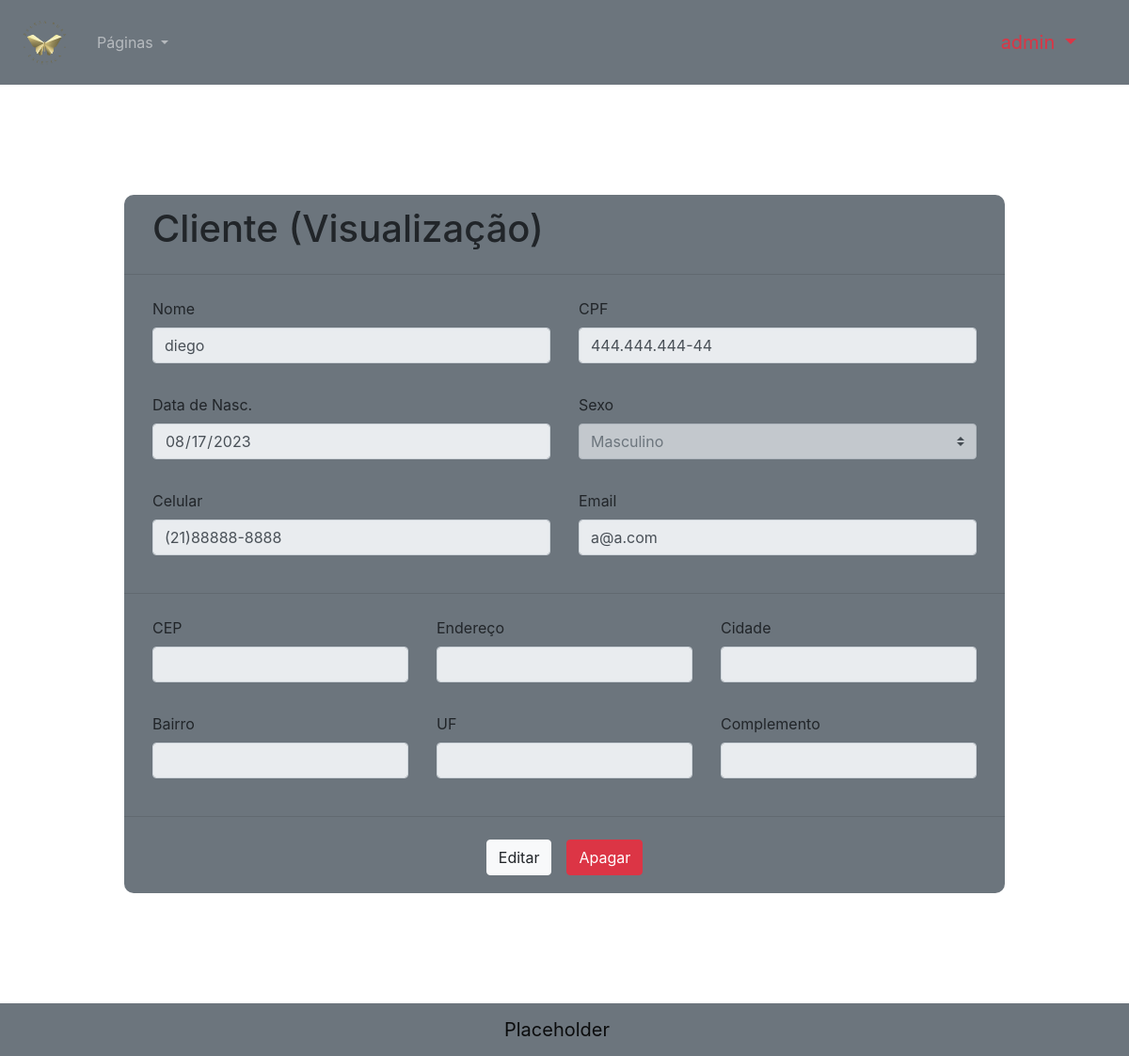
The page /person/5/ (signed in) on the database its author committed.
### main/models.py (models this page shows, shortened)
class Person(models.Model):
    name = models.CharField(max_length=50)
    cpf = models.CharField(max_length=14)
    birth_date = models.DateField()
    gender = models.ForeignKey("Gender", null=True, blank=True, on_delete=models.SET_NULL)
    phone = models.CharField(max_length=14)
    cellphone = models.CharField(max_length=15)
    email = models.EmailField(max_length=128)
    cep = models.CharField(max_length=9, null=True, blank=True)
    address = models.CharField(max_length=100, null=True, blank=True)
    city = models.CharField(max_length=30, null=True, blank=True)
    district = models.CharField(max_length=30, null=True, blank=True)
    UF = models.CharField(max_length=2, null=True, blank=True)
    complement = models.CharField(max_length=30, null=True, blank=True)
    class Meta:
        verbose_name = 'Cliente'
        verbose_name_plural = 'Clientes'

### main/views.py (the view, shortened to what this page needs)
# urls.py: path("person/<int:person_id>/", views.ViewPerson, name="view_person"),
@login_required(login_url="/login/")
def ViewPerson(request, person_id):
    person = get_object_or_404(Person, pk=person_id)
    gender_list = Gender.objects.all().order_by('-pk')
    context = {
        "perms":request.user.get_all_permissions(),
        "username" : request.user,
        "person" : person,
        "gender_list":gender_list
    }
    return render(request, "html/view_person.html", context)

### main/templates/html/view_person.html (shortened to what this page needs)
{% extends "./main.html" %}
{% load static %}
    {% block body %}
    <div class="container-fluid">
        <form id="personForm" action="{% url 'view_person' person.pk %}" method="post" class="box bg-secondary">
            <div class="col row">
                <h1 class="col align-self-center">Cliente (Visualização)</h1>
            </div>
            <hr width="100" class="w-100">
            <div class="col row justify-content-lg-around justify-content-lg-between py-2">
                <div class="col-6 d-flex flex-column form-group">
                    <label for="Nome">Nome</label>
                    <input class="form-control" disabled value="{{person.name}}" id="Nome" name="Nome" type="text" >
                </div>
                <div class="col-6 d-flex flex-column form-group">
                    <label for="CPF">CPF</label>
                    <input class="form-control" disabled value="{{person.cpf}}" id="CPF" name="CPF" type="text">
                </div>
            </div>
            <div class="col row justify-content-lg-around justify-content-center py-2">
                <div class="col-6 d-flex flex-column form-group">
                    <label for="Nascimento">Data de Nasc.</label>
                    <input class="form-control" disabled value={{person.birth_date|date:"Y-m-d"}} id="Nascimento" name="Nascimento" type="date">
                </div>
                <div class="col-6 d-flex flex-column form-group">
                    <label for="Sexo">Sexo</label>
                    <select class="custom-select" id="Sexo" name="Sexo" value={{person.gender.pk}} disabled>
                        {% for gender in gender_list %}
                            {% if gender.pk == person.gender.pk %}
                            <option value={{gender.pk}} selected>{{gender.name}}</option>
                            {% else %}
                            <option value={{gender.pk}}>{{gender.name}}</option>
                            {% endif %}
                        {% endfor %}
                    </select>
                </div>
            </div>
            <div class="col row justify-content-lg-around justify-content-center py-2">
                <div class="col-6 d-flex flex-column form-group">
                    <label for="Celular">Celular</label>
                    <input class="form-control" disabled value="{{person.cellphone}}" id="Celular" name="Celular" type="text">
                </div>
                <div class="col-6 d-flex flex-column form-group">
                    <label for="Email">Email</label>
                    <input class="form-control" disabled value="{{person.email}}" id="Email" name="Email" type="text">
                </div>
            </div>
            <hr width="100" class="w-100">
            <div class="col row justify-content-lg-around justify-content-center py-2">
                <div class="col-4 d-flex flex-column form-group">
                    <label for="CEP">CEP</label>
                    <input class="form-control" disabled value="{{person.cep}}" id="CEP" name="CEP" type="text">
                </div>
                <div class="col-4 d-flex flex-column form-group">
                    <label for="Endereço">Endereço</label>
                    <input class="form-control" disabled value="{{person.address}}" id="Endereço" name="Endereço" type="text">
                </div>
                <div class="col-4 d-flex flex-column form-group">
                    <label for="Cidade">Cidade</label>
                    <input class="form-control" disabled value="{{person.city}}" id="Cidade" name="Cidade" type="text">
                </div>
            </div>
            <div class="col row justify-content-lg-around justify-content-center py-2">
                <div class="col-4 d-flex flex-column form-group">
                    <label for="Distrito">Bairro</label>
                    <input class="form-control" disabled value="{{person.district}}" id="Distrito" name="Distrito" type="text">
                </div>
                <div class="col-4 d-flex flex-column form-group">
                    <label for="UF">UF</label>
                    <input class="form-control" disabled value="{{person.UF}}" id="UF" name="UF" type="text">
                </div>
                <div class="col-4 d-flex flex-column form-group">
                    <label for="Complemento">Complemento</label>
                    <input class="form-control" disabled value="{{person.complement}}" id="Complemento" name="Complemento" type="text">
                </div>
            </div>
            <hr width="100" class="w-100">
            <div class="d-flex justify-content-end">
                <div class="ml-auto p-2">
                    <a href="{% url 'edit_person' person.pk %}" url="{% url 'edit_person' person.pk %}" class="btn btn-light" id="test">Editar</a>
                </div>
                <div class="ml-auto p-2">
                    <button type="button" person_name="{{person.name}}" person_pk="{{person.pk}}" url="{% url 'view_person' person.pk %}" class="btn btn-danger" onclick="deletePerson(this)">Apagar</button>
                </div>
            </div>
        </form>
      </div>
    {% endblock %}

### main/static/css/style.css (style rules this page uses)
body { min-height: 100vh; display: flex; flex-direction: column; }
form { display: flex; flex-direction: column; }
.box { margin: 10%; display: flex; flex-direction: column; border-color: black; align-items: center; border-radius: 10px; background-color: antiquewhite; padding-bottom: 1%; padding-top: 1%; }

### rows shown on the page
Person: Nome "diego", CPF "444.444.444-44", Nascimento "08/17/2023", Celular "(21)88888-8888", Email "a@a.com"

### other values the page prints
form field Sexo "Masculino"
